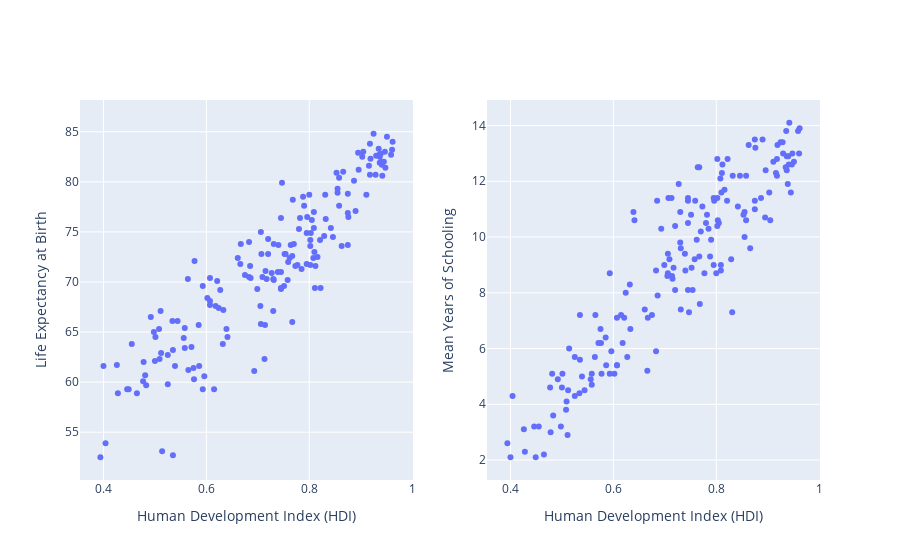

This figure's notebook cell:
### Code cell
import plotly.subplots as sp
import plotly.graph_objects as go

hdi_climate_df['Human Development Index (HDI) '] = pd.to_numeric(hdi_climate_df['Human Development Index (HDI) '], errors='coerce')
hdi_climate_df['Mean years of schooling'] = pd.to_numeric(hdi_climate_df['Mean years of schooling'], errors='coerce')

# Assuming your DataFrame is named 'hdi_climate_df'
fig_life_expectancy = px.scatter(hdi_climate_df, x="Human Development Index (HDI) ", y="Life expectancy at birth", trendline="ols")
fig_schooling = px.scatter(hdi_climate_df, x="Human Development Index (HDI) ", y="Mean years of schooling", trendline="ols")

# Create subplots with 1 row and 2 columns
fig = sp.make_subplots(rows=1, cols=2)

# Add the individual figures to the subplots
fig.add_trace(go.Scatter(fig_life_expectancy.data[0]), row=1, col=1)
fig.add_trace(go.Scatter(fig_schooling.data[0]), row=1, col=2)

# Update the x-axis and y-axis names
fig.update_xaxes(title_text="Human Development Index (HDI)", row=1, col=1)
fig.update_xaxes(title_text="Human Development Index (HDI)", row=1, col=2)
fig.update_yaxes(title_text="Life Expectancy at Birth", row=1, col=1)
fig.update_yaxes(title_text="Mean Years of Schooling", row=1, col=2)

# Show the subplots
fig.show()

### Figure 1 — Plotly figure (JSON) as saved in the notebook; plotly's stock layout.template omitted (floating-point values rounded to 4 significant figures; data arrays with more than 128 entries replaced by an {"elided": "..."} marker saying what was removed)
{"data": [{"hovertemplate": "Human Development Index (HDI) =%{x}<br>Life expectancy at birth=%{y}<extra></extra>", "legendgroup": "", "marker": {"color": "#636efa", "symbol": "circle"}, "mode": "markers", "name": "", "orientation": "v", "showlegend": false, "type": "scatter", "x": {"elided": "173 float values"}, "xaxis": "x", "y": {"elided": "173 float values"}, "yaxis": "y"}, {"hovertemplate": "Human Development Index (HDI) =%{x}<br>Mean years of schooling=%{y}<extra></extra>", "legendgroup": "", "marker": {"color": "#636efa", "symbol": "circle"}, "mode": "markers", "name": "", "orientation": "v", "showlegend": false, "type": "scatter", "x": {"elided": "173 float values"}, "xaxis": "x2", "y": {"elided": "173 float values"}, "yaxis": "y2"}], "layout": {"xaxis": {"anchor": "y", "domain": [0, 0.45], "title": {"text": "Human Development Index (HDI)"}}, "xaxis2": {"anchor": "y2", "domain": [0.55, 1], "title": {"text": "Human Development Index (HDI)"}}, "yaxis": {"anchor": "x", "domain": [0, 1], "title": {"text": "Life Expectancy at Birth"}}, "yaxis2": {"anchor": "x2", "domain": [0, 1], "title": {"text": "Mean Years of Schooling"}}}}
